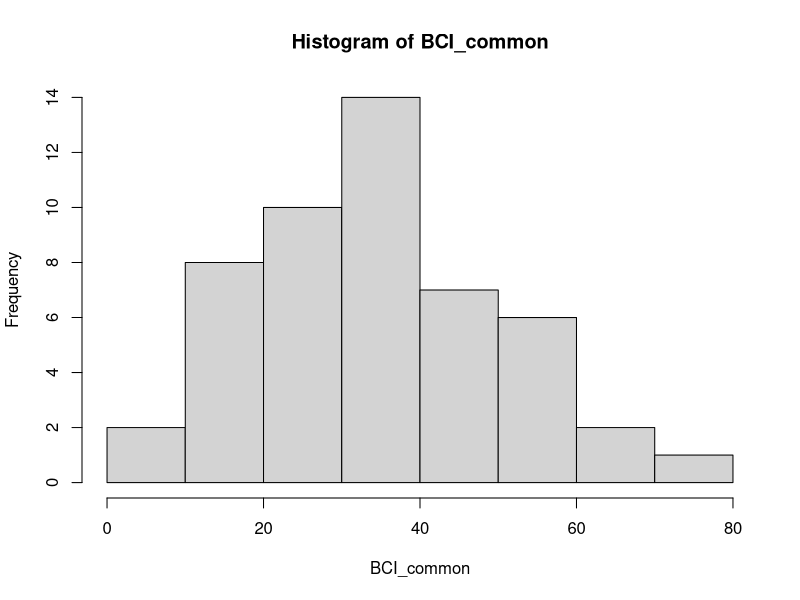
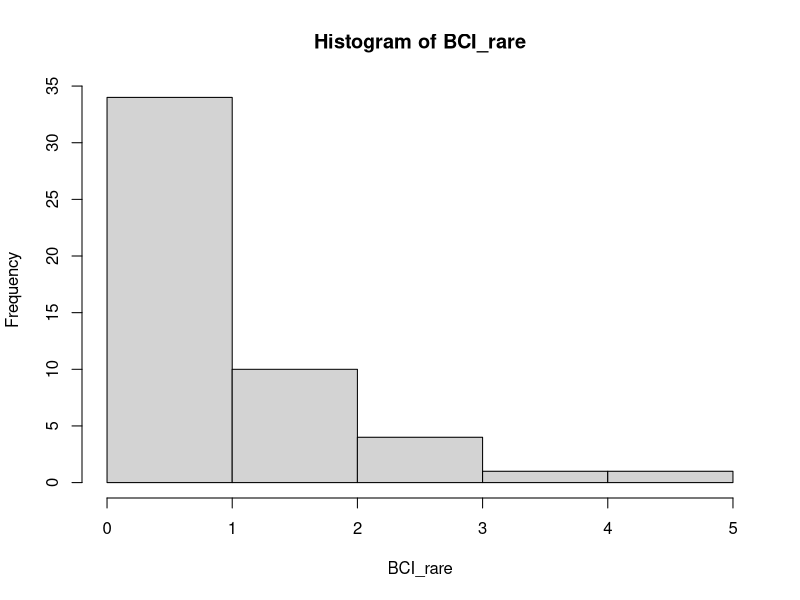
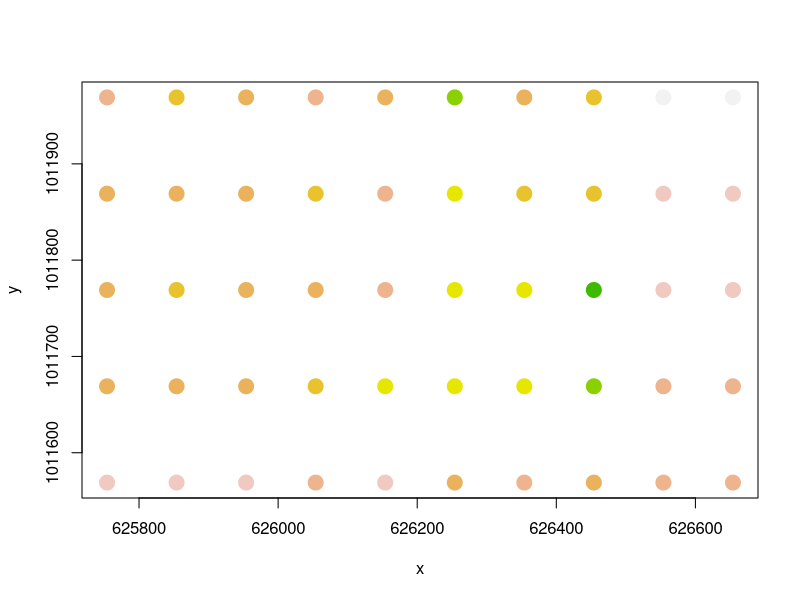
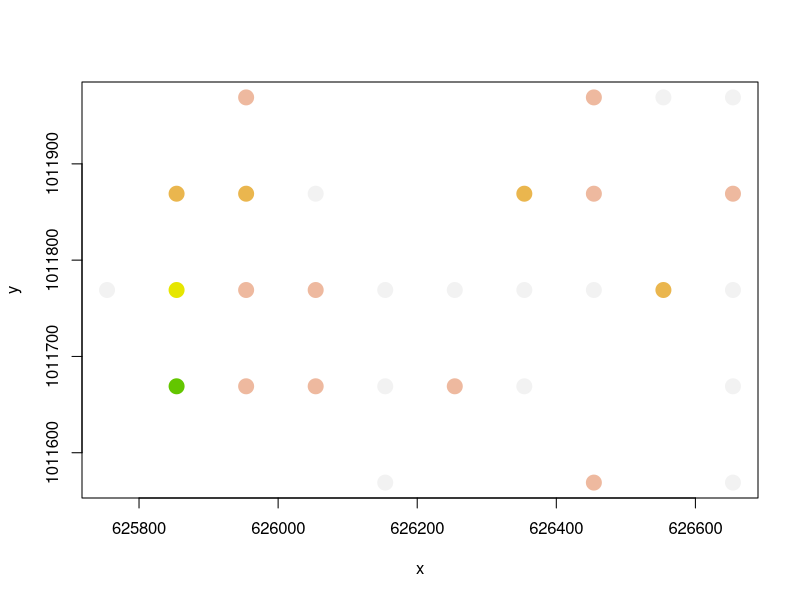
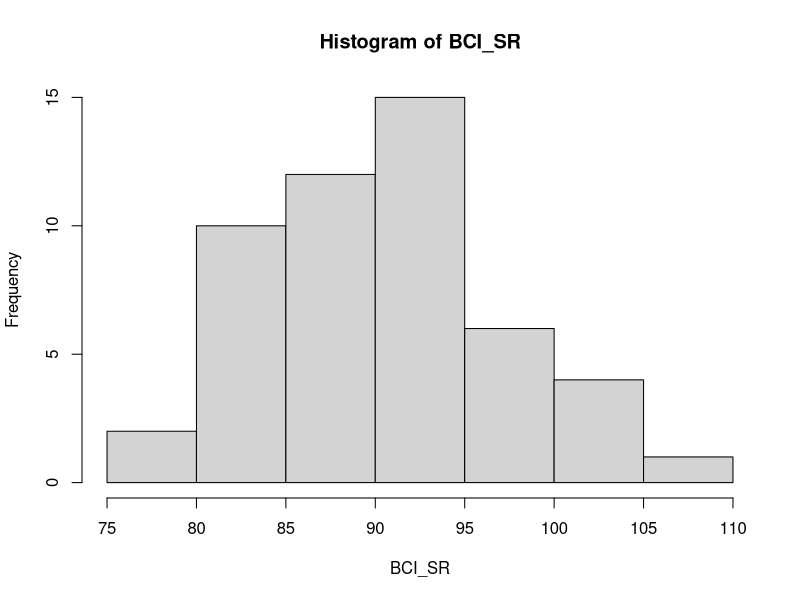
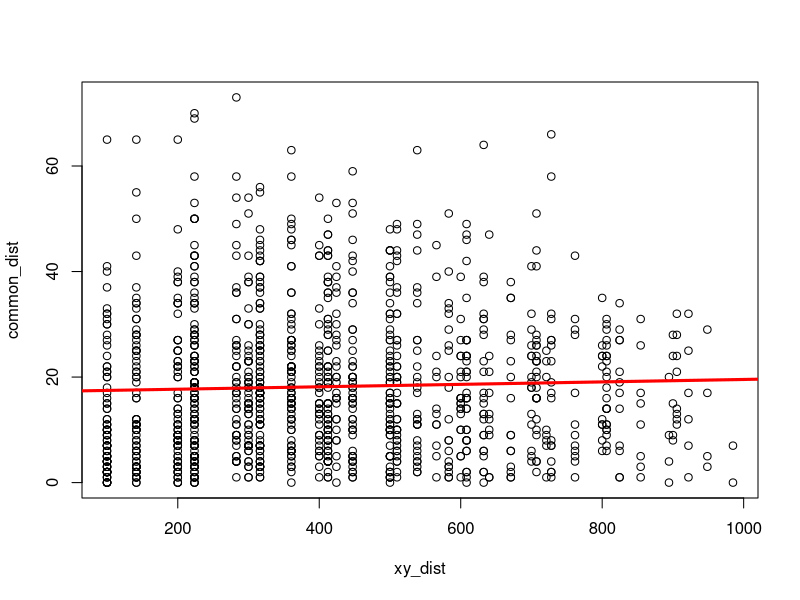

The R script that drew these images, in order: (Note: this script raises an error after producing the figures.)
## ---- chunk 1
library(vegan)
data(BCI)
## UTM Coordinates (in metres)
BCI_xy = data.frame(x = rep(seq(625754, 626654, by=100), each=5), 
                    y = rep(seq(1011569,  1011969, by=100), len=50))
## ---- chunk 2
BCI
## ---- chunk 3
BCI_common<- BCI$Faramea.occidentalis
BCI_rare<- BCI$Eugenia.nesiotica
## ---- chunk 4
hist(BCI_common)
hist(BCI_rare)
## ---- chunk 5
col_brks = hist(BCI_common, plot=F)$breaks
col_indices = as.numeric(cut(BCI_common, col_brks))
cols = rev(terrain.colors(length(col_brks)))
plot(BCI_xy, cex=2, pch=19, col=cols[col_indices])
## ---- chunk 6
col_brks = hist(BCI_rare, plot=F)$breaks
col_indices = as.numeric(cut(BCI_rare, col_brks))
cols = rev(terrain.colors(length(col_brks)))
plot(BCI_xy, cex=2, pch=19, col=cols[col_indices])
## ---- chunk 7
BCI_SR= apply(BCI, 1, function(x) sum(x > 0))
hist(BCI_SR)
## ---- chunk 8
common_dist = dist(BCI_common)
xy_dist = dist(BCI_xy)
max_dist = max(xy_dist) / 2
plot(xy_dist, common_dist)
abline(lm(common_dist ~ xy_dist), lwd=3, col='red')
lines(lowess(xy_dist, sr_dist), lwd=3, col='pink')
abline(v = max_dist, col='red', lwd=3, lty=2)
## ---- chunk 9
rare_dist = dist(BCI_rare)
xy_dist = dist(BCI_xy)
max_dist = max(xy_dist) / 2
plot(xy_dist, rare_dist)
abline(lm(rare_dist ~ xy_dist), lwd=3, col='red')
lines(lowess(xy_dist, sr_dist), lwd=3, col='pink')
abline(v = max_dist, col='red', lwd=3, lty=2)
## ---- chunk 10
obs_cor = cor(xy_dist, common_dist)
obs_cor
## ---- chunk 11
obs_cor = cor(xy_dist, rare_dist)
obs_cor
## ---- chunk 12
nperm = 1000
null_cor = obs_cor
for (i in 2:nperm) {
    # shuffle the rows of the spatial coordinates
    tmp_xy = BCI_xy[sample(nrow(BCI_xy)), ]
    # correlation between the shuffled spatial coordinates and sr_dist
    null_cor[i] = cor(dist(tmp_xy), common_dist)
}
# compute the p-value
sum(null_cor >= obs_cor) / nperm 
## ---- chunk 13
nperm = 1000
null_cor = obs_cor
for (i in 2:nperm) {
    # shuffle the rows of the spatial coordinates
    tmp_xy = BCI_xy[sample(nrow(BCI_xy)), ]
    # correlation between the shuffled spatial coordinates and sr_dist
    null_cor[i] = cor(dist(tmp_xy), rare_dist)
}
# compute the p-value
sum(null_cor >= obs_cor) / nperm 
## ---- chunk 14
common_mantel = mantel(xy_dist, common_dist)
common_mantel
## ---- chunk 15
rare_mantel = mantel(xy_dist, rare_dist)
rare_mantel
## ---- chunk 16
boxplot(list(null_cor, common_mantel$perm), horizontal = T, boxwex = 0.5,
        names = c('mine', 'theirs'), xlab='Correlation')
abline(v=obs_cor, col='red')
## ---- chunk 17
boxplot(list(null_cor, rare_mantel$perm), horizontal = T, boxwex = 0.5,
        names = c('mine', 'theirs'), xlab='Correlation')
abline(v=obs_cor, col='red')
## ---- chunk 18
comm_dist = vegdist(BCI)
plot(xy_dist, comm_dist)
abline(lm(comm_dist ~ xy_dist), lwd=3, col='red')
lines(lowess(xy_dist, comm_dist), lwd=3, col='pink')
lines(lowess(xy_dist, comm_dist, f=0.1), lwd=3, col='blue')

abline(v = max_dist, col='red', lwd=3, lty=2)
## ---- chunk 19
sp_ids = c("Cordia.lasiocalyx", "Hirtella.triandra",
           "Picramnia.latifolia", "Quassia.amara",
           "Tabernaemontana.arborea", "Trattinnickia.aspera", 
           "Xylopia.macrantha")
## ---- chunk 20
sp_a<- BCI$Cordia.lasiocalyx
sp_b<- BCI$Hirtella.triandra
sp_c<- BCI$Picramnia.latifolia
sp_d<- BCI$Quassia.amara
sp_e<- BCI$Tabernaemontana.arborea
sp_f<- BCI$Trattinnickia.aspera
sp_g<- BCI$Xylopia.macrantha
sp_one<- BCI$Drypetes.standleyi
## ---- chunk 21
sp_a
## ---- chunk 22
sp_c
## ---- chunk 23
comm_mantel = mantel(xy_dist, comm_dist)
comm_mantel
## ---- chunk 24
common_dist22 = dist(sp_a)
rare_dist22 = dist(sp_c)
## ---- chunk 25
sr_corlog = mantel.correlog(common_dist22, xy_dist)
comm_corlog = mantel.correlog(common_dist22, xy_dist)
sr_corlog
comm_corlog
## ---- chunk 26
sr_corlog_rare = mantel.correlog(rare_dist22, xy_dist)
comm_corlog_rare = mantel.correlog(rare_dist22, xy_dist)
sr_corlog_rare
comm_corlog_rare
## ---- chunk 27
par(mfrow=c(1,2))
plot(sr_corlog)
mtext(side=3, 'Species Richness')
abline(v = max_dist, col='red', lwd=3, lty=2)
plot(comm_corlog)
mtext(side=3, 'Community Composition')
abline(v = max_dist, col='red', lwd=3, lty=2)
## ---- chunk 28
par(mfrow=c(1,2))
plot(sr_corlog_rare)
mtext(side=3, 'Species Richness')
abline(v = max_dist, col='red', lwd=3, lty=2)
plot(comm_corlog_rare)
mtext(side=3, 'Community Composition')
abline(v = max_dist, col='red', lwd=3, lty=2)
## ---- chunk 29
x <- BCI_xy$x
y <- BCI_xy$y

two_dat = data.frame(BCI, BCI_xy)
two_lm = gls(sp_a ~ sp_c, data=BCI)
plot(Variogram(two_lm, form= ~ x + y))
## ---- chunk 30
res = residuals(two_lm)
plot(dist(two_dat[, c('x', 'y')]), dist(res))
lines(lowess(dist(two_dat[, c('x', 'y')]), dist(res)), col='red', lwd=2)
abline(v = max_dist, col='red', lwd=3, lty=2)
## ---- chunk 31
two_exp111 = update(two_lm, corr=corExp(form=~x + y))
plot(Variogram(two_exp111, maxDist = max_dist))
## ---- chunk 32
two_rat_nug = update(two_lm, corr=corRatio(form=~x + y, nugget=T))
plot(Variogram(two_rat_nug, maxDist = max_dist))
## ---- chunk 33
plot(Variogram(two_rat_nug, resType='n', maxDist = max_dist))
## ---- chunk 34
all<-anova(two_lm, two_exp111, two_rat_nug, test=F)
all
